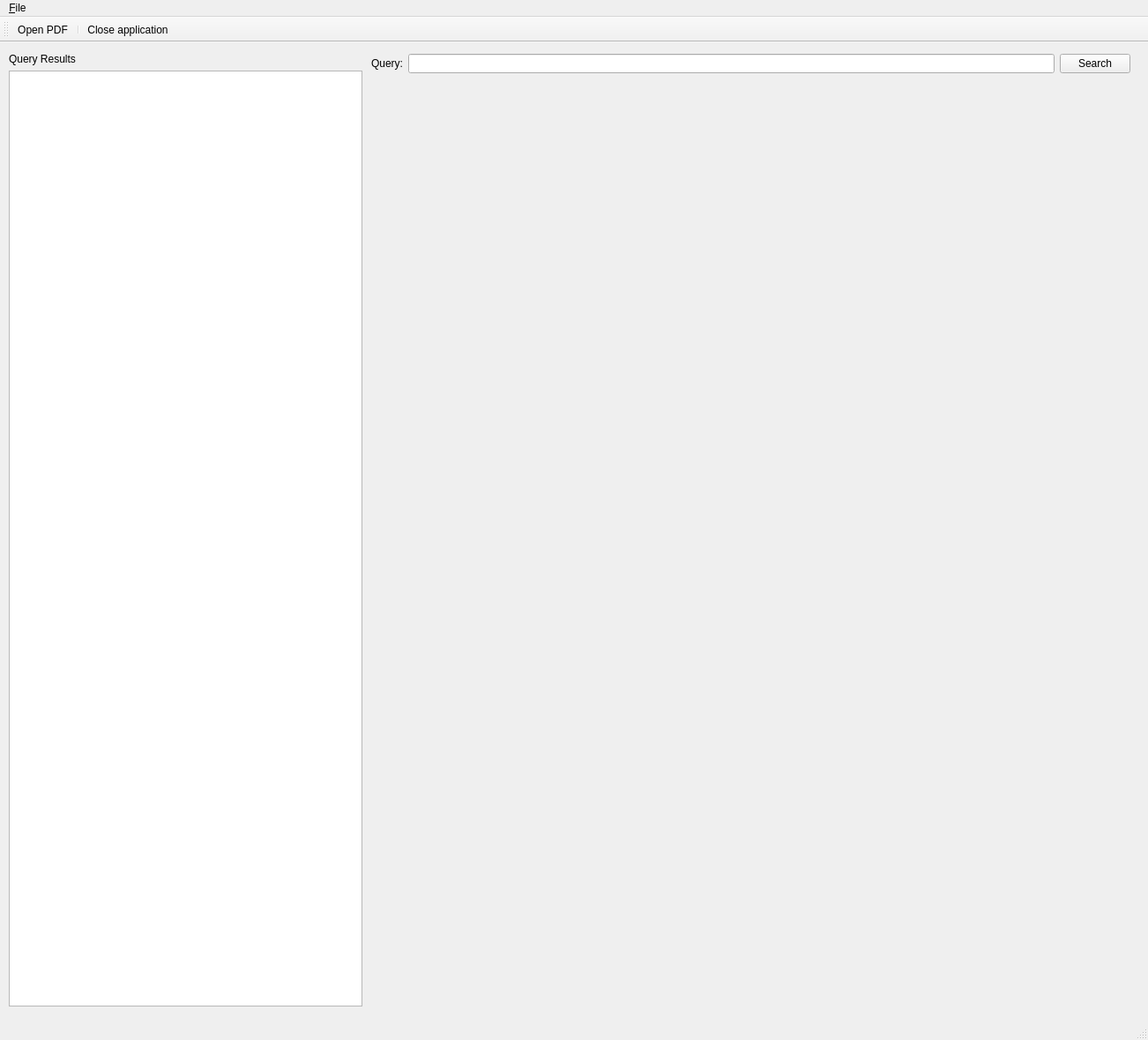
<?xml version="1.0" encoding="UTF-8"?>
<ui version="4.0">
 <class>MainWindow</class>
 <widget class="QMainWindow" name="MainWindow">
  <property name="geometry">
   <rect>
    <x>0</x>
    <y>0</y>
    <width>1302</width>
    <height>1179</height>
   </rect>
  </property>
  <property name="windowTitle">
   <string>MainWindow</string>
  </property>
  <widget class="QWidget" name="centralwidget">
   <widget class="QPdfView" name="pdfView" native="true">
    <property name="geometry">
     <rect>
      <x>420</x>
      <y>40</y>
      <width>871</width>
      <height>1051</height>
     </rect>
    </property>
   </widget>
   <widget class="QWidget" name="layoutWidget">
    <property name="geometry">
     <rect>
      <x>421</x>
      <y>11</y>
      <width>861</width>
      <height>26</height>
     </rect>
    </property>
    <layout class="QGridLayout" name="queryLayout">
     <item row="0" column="0">
      <widget class="QLabel" name="lblQuery">
       <property name="text">
        <string>Query:</string>
       </property>
      </widget>
     </item>
     <item row="0" column="1">
      <widget class="QLineEdit" name="editQuery"/>
     </item>
     <item row="0" column="2">
      <widget class="QPushButton" name="btnSearch">
       <property name="text">
        <string>Search</string>
       </property>
       <property name="icon">
        <iconset resource="../semsearch.qrc">
         <normaloff>:/icons/icons/magnifier-left-btn.png</normaloff>:/icons/icons/magnifier-left-btn.png</iconset>
       </property>
      </widget>
     </item>
    </layout>
   </widget>
   <widget class="QWidget" name="layoutWidget">
    <property name="geometry">
     <rect>
      <x>10</x>
      <y>12</y>
      <width>401</width>
      <height>1081</height>
     </rect>
    </property>
    <layout class="QVBoxLayout" name="verticalLayout">
     <item>
      <widget class="QLabel" name="lblResults">
       <property name="text">
        <string>Query Results</string>
       </property>
      </widget>
     </item>
     <item>
      <widget class="QTableWidget" name="tblResults"/>
     </item>
    </layout>
   </widget>
  </widget>
  <widget class="QMenuBar" name="menubar">
   <property name="geometry">
    <rect>
     <x>0</x>
     <y>0</y>
     <width>1302</width>
     <height>22</height>
    </rect>
   </property>
   <widget class="QMenu" name="menuFile">
    <property name="title">
     <string>&amp;File</string>
    </property>
    <widget class="QMenu" name="menuOpen_Recent">
     <property name="title">
      <string>Open &amp;Recent</string>
     </property>
    </widget>
    <addaction name="actionOpen_PDF"/>
    <addaction name="menuOpen_Recent"/>
    <addaction name="separator"/>
    <addaction name="actionClose"/>
   </widget>
   <addaction name="menuFile"/>
  </widget>
  <widget class="QStatusBar" name="statusbar"/>
  <widget class="QToolBar" name="toolBar">
   <property name="windowTitle">
    <string>toolBar</string>
   </property>
   <attribute name="toolBarArea">
    <enum>TopToolBarArea</enum>
   </attribute>
   <attribute name="toolBarBreak">
    <bool>false</bool>
   </attribute>
   <addaction name="actionOpen_PDF_Tbar"/>
   <addaction name="separator"/>
   <addaction name="actionClose_App_Tbar"/>
  </widget>
  <action name="actionOpen_PDF">
   <property name="text">
    <string>&amp;Open PDF...</string>
   </property>
  </action>
  <action name="actionClose">
   <property name="text">
    <string>&amp;Close</string>
   </property>
  </action>
  <action name="actionOpen_PDF_Tbar">
   <property name="icon">
    <iconset resource="../semsearch.qrc">
     <normaloff>:/icons/icons/document-pdf.png</normaloff>:/icons/icons/document-pdf.png</iconset>
   </property>
   <property name="text">
    <string>Open PDF</string>
   </property>
   <property name="iconText">
    <string>Open PDF</string>
   </property>
   <property name="toolTip">
    <string>Open PDF file</string>
   </property>
   <property name="menuRole">
    <enum>QAction::NoRole</enum>
   </property>
  </action>
  <action name="actionClose_App_Tbar">
   <property name="icon">
    <iconset resource="../semsearch.qrc">
     <normaloff>:/icons/icons/cross.png</normaloff>:/icons/icons/cross.png</iconset>
   </property>
   <property name="text">
    <string>Close application</string>
   </property>
   <property name="iconText">
    <string>Close application</string>
   </property>
   <property name="toolTip">
    <string>Close application</string>
   </property>
   <property name="menuRole">
    <enum>QAction::NoRole</enum>
   </property>
  </action>
  <action name="actionOpen_Recent">
   <property name="text">
    <string>Open Recent</string>
   </property>
  </action>
  <action name="actionfiles">
   <property name="text">
    <string>[none]</string>
   </property>
  </action>
 </widget>
 <customwidgets>
  <customwidget>
   <class>QPdfView</class>
   <extends>QWidget</extends>
   <header>qpdfview.h</header>
   <container>1</container>
  </customwidget>
 </customwidgets>
 <resources>
  <include location="../semsearch.qrc"/>
 </resources>
 <connections/>
</ui>
